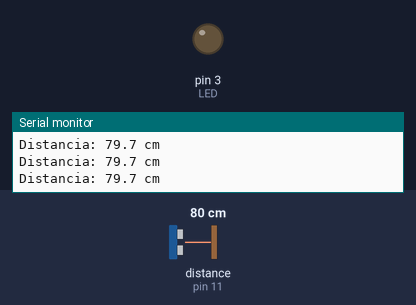
The sketch below on a simulated Arduino Uno, built with avr-gcc and run on an emulated ATmega328P. Parts: output pins drawn as LEDs (lit = HIGH), the last lines printed to the serial monitor. Wiring (inferred from the names in the program): ultrasonic range finder: trigger pin 7; echo pin 11. Inputs (shaded band) come from the test bench; at power-on: distance to the obstacle (sensor on pin 11) 80 cm. The echo pulse lasts 58.3 µs per cm; pins used as bus, display or sensor lines are not drawn.

Above: at 1.2 s.
1.3 s: distance to the obstacle (sensor on pin 11) set to 23 cm
2.8 s: distance to the obstacle (sensor on pin 11) set to 19 cm
At 4.0 s:
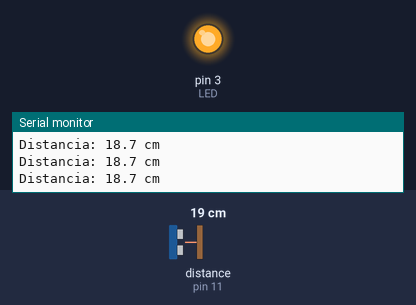
4.3 s: distance to the obstacle (sensor on pin 11) set to 35 cm
At 5.1 s:
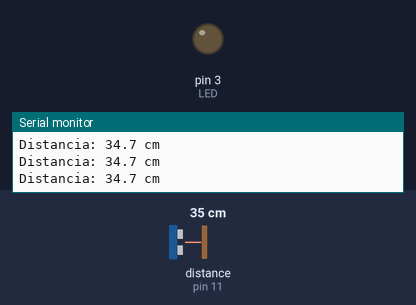
5.8 s: distance to the obstacle (sensor on pin 11) set to 2 cm
At 6.6 s:
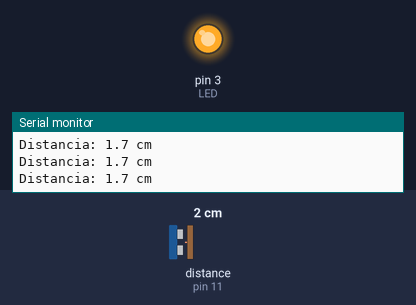
Timing chart, 0 to 8.3 s (numbered marks = the images above; inputs shaded):
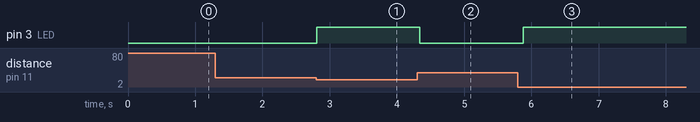

Measured:
- the behaviour switches between 21 and 20 cm on distance to the obstacle (sensor on pin 11) (found by bisection; images 0 and 1)
- after the input at 2.8 s, pin 3 (LED): LOW → HIGH at once
- after the input at 4.3 s, pin 3 (LED): HIGH → LOW at once
- after the input at 5.8 s, pin 3 (LED): LOW → HIGH after 0.08 s

The sketch:

05_ultrasonido_led.ino
```cpp
const byte TRIG = 7, ECHO = 11, LED = 3;

void setup() {
  pinMode(TRIG, OUTPUT);
  pinMode(ECHO, INPUT);
  pinMode(LED, OUTPUT);
  Serial.begin(9600);
}

void loop() {
  digitalWrite(TRIG, LOW);
  delayMicroseconds(2);
  digitalWrite(TRIG, HIGH);
  delayMicroseconds(10);
  digitalWrite(TRIG, LOW);

  unsigned long duracion = pulseIn(ECHO, HIGH, 30000UL);
  if (duracion == 0) {
    Serial.println("Sin eco");
    digitalWrite(LED, LOW);
    delay(100);
    return;
  }

  float distanciaCm = duracion * 0.0343f / 2.0f;
  Serial.print("Distancia: ");
  Serial.print(distanciaCm, 1);
  Serial.println(" cm");
  digitalWrite(LED, distanciaCm <= 20.0f ? HIGH : LOW);
  delay(100);
}
```
